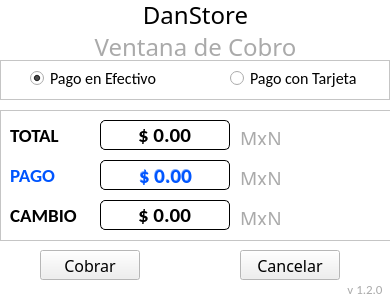
<?xml version="1.0" encoding="UTF-8"?>
<ui version="4.0">
 <class>MainWindow</class>
 <widget class="QMainWindow" name="MainWindow">
  <property name="geometry">
   <rect>
    <x>0</x>
    <y>0</y>
    <width>390</width>
    <height>300</height>
   </rect>
  </property>
  <property name="minimumSize">
   <size>
    <width>390</width>
    <height>260</height>
   </size>
  </property>
  <property name="maximumSize">
   <size>
    <width>390</width>
    <height>300</height>
   </size>
  </property>
  <property name="palette">
   <palette>
    <active>
     <colorrole role="Base">
      <brush brushstyle="SolidPattern">
       <color alpha="255">
        <red>255</red>
        <green>255</green>
        <blue>255</blue>
       </color>
      </brush>
     </colorrole>
     <colorrole role="Window">
      <brush brushstyle="SolidPattern">
       <color alpha="255">
        <red>255</red>
        <green>255</green>
        <blue>255</blue>
       </color>
      </brush>
     </colorrole>
    </active>
    <inactive>
     <colorrole role="Base">
      <brush brushstyle="SolidPattern">
       <color alpha="255">
        <red>255</red>
        <green>255</green>
        <blue>255</blue>
       </color>
      </brush>
     </colorrole>
     <colorrole role="Window">
      <brush brushstyle="SolidPattern">
       <color alpha="255">
        <red>255</red>
        <green>255</green>
        <blue>255</blue>
       </color>
      </brush>
     </colorrole>
    </inactive>
    <disabled>
     <colorrole role="Base">
      <brush brushstyle="SolidPattern">
       <color alpha="255">
        <red>255</red>
        <green>255</green>
        <blue>255</blue>
       </color>
      </brush>
     </colorrole>
     <colorrole role="Window">
      <brush brushstyle="SolidPattern">
       <color alpha="255">
        <red>255</red>
        <green>255</green>
        <blue>255</blue>
       </color>
      </brush>
     </colorrole>
    </disabled>
   </palette>
  </property>
  <property name="windowTitle">
   <string>Ventana de Cobro</string>
  </property>
  <widget class="QWidget" name="centralwidget">
   <widget class="QFrame" name="fr_Accion">
    <property name="geometry">
     <rect>
      <x>0</x>
      <y>60</y>
      <width>390</width>
      <height>40</height>
     </rect>
    </property>
    <property name="frameShape">
     <enum>QFrame::StyledPanel</enum>
    </property>
    <property name="frameShadow">
     <enum>QFrame::Raised</enum>
    </property>
    <widget class="QRadioButton" name="b_efectivo">
     <property name="geometry">
      <rect>
       <x>30</x>
       <y>10</y>
       <width>131</width>
       <height>17</height>
      </rect>
     </property>
     <property name="font">
      <font>
       <family>Calibri</family>
       <pointsize>12</pointsize>
      </font>
     </property>
     <property name="focusPolicy">
      <enum>Qt::StrongFocus</enum>
     </property>
     <property name="text">
      <string>Pago en Efectivo</string>
     </property>
     <property name="checked">
      <bool>true</bool>
     </property>
    </widget>
    <widget class="QRadioButton" name="b_tarjeta">
     <property name="geometry">
      <rect>
       <x>230</x>
       <y>10</y>
       <width>131</width>
       <height>17</height>
      </rect>
     </property>
     <property name="font">
      <font>
       <family>Calibri</family>
       <pointsize>12</pointsize>
      </font>
     </property>
     <property name="focusPolicy">
      <enum>Qt::StrongFocus</enum>
     </property>
     <property name="text">
      <string>Pago con Tarjeta</string>
     </property>
     <property name="checked">
      <bool>false</bool>
     </property>
    </widget>
   </widget>
   <widget class="QLabel" name="L2">
    <property name="geometry">
     <rect>
      <x>0</x>
      <y>30</y>
      <width>391</width>
      <height>30</height>
     </rect>
    </property>
    <property name="font">
     <font>
      <family>Swis721 LtCn BT</family>
      <pointsize>18</pointsize>
     </font>
    </property>
    <property name="frameShadow">
     <enum>QFrame::Plain</enum>
    </property>
    <property name="midLineWidth">
     <number>0</number>
    </property>
    <property name="text">
     <string>&lt;html&gt;&lt;head/&gt;&lt;body&gt;&lt;p&gt;&lt;span style=&quot; color:#aaaaaa;&quot;&gt;Ventana de Cobro&lt;/span&gt;&lt;/p&gt;&lt;/body&gt;&lt;/html&gt;</string>
    </property>
    <property name="alignment">
     <set>Qt::AlignCenter</set>
    </property>
   </widget>
   <widget class="QLabel" name="L1">
    <property name="geometry">
     <rect>
      <x>0</x>
      <y>0</y>
      <width>391</width>
      <height>30</height>
     </rect>
    </property>
    <property name="font">
     <font>
      <family>Impact</family>
      <pointsize>18</pointsize>
     </font>
    </property>
    <property name="text">
     <string>DanStore</string>
    </property>
    <property name="alignment">
     <set>Qt::AlignCenter</set>
    </property>
   </widget>
   <widget class="QFrame" name="frame">
    <property name="geometry">
     <rect>
      <x>0</x>
      <y>110</y>
      <width>391</width>
      <height>131</height>
     </rect>
    </property>
    <property name="frameShape">
     <enum>QFrame::StyledPanel</enum>
    </property>
    <property name="frameShadow">
     <enum>QFrame::Raised</enum>
    </property>
    <widget class="QLabel" name="L_Total">
     <property name="geometry">
      <rect>
       <x>10</x>
       <y>15</y>
       <width>80</width>
       <height>21</height>
      </rect>
     </property>
     <property name="font">
      <font>
       <family>Calibri</family>
       <pointsize>14</pointsize>
       <weight>75</weight>
       <bold>true</bold>
      </font>
     </property>
     <property name="styleSheet">
      <string notr="true"/>
     </property>
     <property name="text">
      <string>TOTAL</string>
     </property>
     <property name="alignment">
      <set>Qt::AlignLeading|Qt::AlignLeft|Qt::AlignVCenter</set>
     </property>
    </widget>
    <widget class="QLineEdit" name="D_Total">
     <property name="geometry">
      <rect>
       <x>100</x>
       <y>10</y>
       <width>130</width>
       <height>30</height>
      </rect>
     </property>
     <property name="palette">
      <palette>
       <active>
        <colorrole role="Text">
         <brush brushstyle="SolidPattern">
          <color alpha="255">
           <red>0</red>
           <green>0</green>
           <blue>0</blue>
          </color>
         </brush>
        </colorrole>
       </active>
       <inactive>
        <colorrole role="Text">
         <brush brushstyle="SolidPattern">
          <color alpha="255">
           <red>0</red>
           <green>0</green>
           <blue>0</blue>
          </color>
         </brush>
        </colorrole>
       </inactive>
       <disabled>
        <colorrole role="Text">
         <brush brushstyle="SolidPattern">
          <color alpha="255">
           <red>120</red>
           <green>120</green>
           <blue>120</blue>
          </color>
         </brush>
        </colorrole>
       </disabled>
      </palette>
     </property>
     <property name="font">
      <font>
       <family>Calibri</family>
       <pointsize>16</pointsize>
       <weight>75</weight>
       <bold>true</bold>
      </font>
     </property>
     <property name="styleSheet">
      <string notr="true">QLineEdit {
     border-width: 1px;
     border-style: solid;
     border-radius: 5px;
 }</string>
     </property>
     <property name="text">
      <string>$ 0.00</string>
     </property>
     <property name="alignment">
      <set>Qt::AlignCenter</set>
     </property>
    </widget>
    <widget class="QLineEdit" name="D_Pago">
     <property name="geometry">
      <rect>
       <x>100</x>
       <y>50</y>
       <width>130</width>
       <height>30</height>
      </rect>
     </property>
     <property name="palette">
      <palette>
       <active>
        <colorrole role="Button">
         <brush brushstyle="SolidPattern">
          <color alpha="0">
           <red>255</red>
           <green>255</green>
           <blue>255</blue>
          </color>
         </brush>
        </colorrole>
        <colorrole role="Text">
         <brush brushstyle="SolidPattern">
          <color alpha="0">
           <red>0</red>
           <green>85</green>
           <blue>255</blue>
          </color>
         </brush>
        </colorrole>
        <colorrole role="Base">
         <brush brushstyle="SolidPattern">
          <color alpha="0">
           <red>255</red>
           <green>255</green>
           <blue>255</blue>
          </color>
         </brush>
        </colorrole>
        <colorrole role="Window">
         <brush brushstyle="SolidPattern">
          <color alpha="0">
           <red>255</red>
           <green>255</green>
           <blue>255</blue>
          </color>
         </brush>
        </colorrole>
       </active>
       <inactive>
        <colorrole role="Button">
         <brush brushstyle="SolidPattern">
          <color alpha="0">
           <red>255</red>
           <green>255</green>
           <blue>255</blue>
          </color>
         </brush>
        </colorrole>
        <colorrole role="Text">
         <brush brushstyle="SolidPattern">
          <color alpha="0">
           <red>0</red>
           <green>85</green>
           <blue>255</blue>
          </color>
         </brush>
        </colorrole>
        <colorrole role="Base">
         <brush brushstyle="SolidPattern">
          <color alpha="0">
           <red>255</red>
           <green>255</green>
           <blue>255</blue>
          </color>
         </brush>
        </colorrole>
        <colorrole role="Window">
         <brush brushstyle="SolidPattern">
          <color alpha="0">
           <red>255</red>
           <green>255</green>
           <blue>255</blue>
          </color>
         </brush>
        </colorrole>
       </inactive>
       <disabled>
        <colorrole role="Button">
         <brush brushstyle="SolidPattern">
          <color alpha="0">
           <red>255</red>
           <green>255</green>
           <blue>255</blue>
          </color>
         </brush>
        </colorrole>
        <colorrole role="Text">
         <brush brushstyle="SolidPattern">
          <color alpha="255">
           <red>120</red>
           <green>120</green>
           <blue>120</blue>
          </color>
         </brush>
        </colorrole>
        <colorrole role="Base">
         <brush brushstyle="SolidPattern">
          <color alpha="0">
           <red>255</red>
           <green>255</green>
           <blue>255</blue>
          </color>
         </brush>
        </colorrole>
        <colorrole role="Window">
         <brush brushstyle="SolidPattern">
          <color alpha="0">
           <red>255</red>
           <green>255</green>
           <blue>255</blue>
          </color>
         </brush>
        </colorrole>
       </disabled>
      </palette>
     </property>
     <property name="font">
      <font>
       <family>Calibri</family>
       <pointsize>16</pointsize>
       <weight>75</weight>
       <bold>true</bold>
      </font>
     </property>
     <property name="styleSheet">
      <string notr="true">QLineEdit {
	background-color:  rgba(255, 255, 255, 0);
     border-width: 1px;
     border-style: solid;
     border-radius: 5px;
 }</string>
     </property>
     <property name="text">
      <string/>
     </property>
     <property name="maxLength">
      <number>10</number>
     </property>
     <property name="alignment">
      <set>Qt::AlignCenter</set>
     </property>
     <property name="placeholderText">
      <string>$ 0.00</string>
     </property>
     <property name="clearButtonEnabled">
      <bool>true</bool>
     </property>
    </widget>
    <widget class="QLabel" name="L_Pago">
     <property name="geometry">
      <rect>
       <x>10</x>
       <y>55</y>
       <width>80</width>
       <height>21</height>
      </rect>
     </property>
     <property name="font">
      <font>
       <family>Calibri</family>
       <pointsize>14</pointsize>
       <weight>75</weight>
       <bold>true</bold>
      </font>
     </property>
     <property name="styleSheet">
      <string notr="true">color: rgb(0, 85, 255);</string>
     </property>
     <property name="text">
      <string>PAGO</string>
     </property>
     <property name="alignment">
      <set>Qt::AlignLeading|Qt::AlignLeft|Qt::AlignVCenter</set>
     </property>
    </widget>
    <widget class="QLineEdit" name="D_Cambio">
     <property name="geometry">
      <rect>
       <x>100</x>
       <y>90</y>
       <width>130</width>
       <height>30</height>
      </rect>
     </property>
     <property name="palette">
      <palette>
       <active>
        <colorrole role="Text">
         <brush brushstyle="SolidPattern">
          <color alpha="255">
           <red>0</red>
           <green>0</green>
           <blue>0</blue>
          </color>
         </brush>
        </colorrole>
       </active>
       <inactive>
        <colorrole role="Text">
         <brush brushstyle="SolidPattern">
          <color alpha="255">
           <red>0</red>
           <green>0</green>
           <blue>0</blue>
          </color>
         </brush>
        </colorrole>
       </inactive>
       <disabled>
        <colorrole role="Text">
         <brush brushstyle="SolidPattern">
          <color alpha="255">
           <red>120</red>
           <green>120</green>
           <blue>120</blue>
          </color>
         </brush>
        </colorrole>
       </disabled>
      </palette>
     </property>
     <property name="font">
      <font>
       <family>Calibri</family>
       <pointsize>16</pointsize>
       <weight>75</weight>
       <bold>true</bold>
      </font>
     </property>
     <property name="styleSheet">
      <string notr="true">QLineEdit {
     border-width: 1px;
     border-style: solid;
     border-radius: 5px;
 }</string>
     </property>
     <property name="text">
      <string>$ 0.00</string>
     </property>
     <property name="alignment">
      <set>Qt::AlignCenter</set>
     </property>
    </widget>
    <widget class="QLabel" name="L_Cambio">
     <property name="geometry">
      <rect>
       <x>10</x>
       <y>95</y>
       <width>80</width>
       <height>21</height>
      </rect>
     </property>
     <property name="font">
      <font>
       <family>Calibri</family>
       <pointsize>14</pointsize>
       <weight>75</weight>
       <bold>true</bold>
      </font>
     </property>
     <property name="styleSheet">
      <string notr="true"/>
     </property>
     <property name="text">
      <string>CAMBIO</string>
     </property>
     <property name="alignment">
      <set>Qt::AlignLeading|Qt::AlignLeft|Qt::AlignVCenter</set>
     </property>
    </widget>
    <widget class="QLabel" name="L3">
     <property name="geometry">
      <rect>
       <x>240</x>
       <y>15</y>
       <width>41</width>
       <height>20</height>
      </rect>
     </property>
     <property name="font">
      <font>
       <family>Swis721 LtCn BT</family>
       <pointsize>14</pointsize>
      </font>
     </property>
     <property name="text">
      <string>&lt;html&gt;&lt;head/&gt;&lt;body&gt;&lt;p&gt;&lt;span style=&quot; color:#aaaaaa;&quot;&gt;MxN&lt;/span&gt;&lt;/p&gt;&lt;/body&gt;&lt;/html&gt;</string>
     </property>
    </widget>
    <widget class="QLabel" name="L4">
     <property name="geometry">
      <rect>
       <x>240</x>
       <y>55</y>
       <width>41</width>
       <height>20</height>
      </rect>
     </property>
     <property name="font">
      <font>
       <family>Swis721 LtCn BT</family>
       <pointsize>14</pointsize>
      </font>
     </property>
     <property name="text">
      <string>&lt;html&gt;&lt;head/&gt;&lt;body&gt;&lt;p&gt;&lt;span style=&quot; color:#aaaaaa;&quot;&gt;MxN&lt;/span&gt;&lt;/p&gt;&lt;/body&gt;&lt;/html&gt;</string>
     </property>
    </widget>
    <widget class="QLabel" name="L5">
     <property name="geometry">
      <rect>
       <x>240</x>
       <y>95</y>
       <width>41</width>
       <height>20</height>
      </rect>
     </property>
     <property name="font">
      <font>
       <family>Swis721 LtCn BT</family>
       <pointsize>14</pointsize>
      </font>
     </property>
     <property name="text">
      <string>&lt;html&gt;&lt;head/&gt;&lt;body&gt;&lt;p&gt;&lt;span style=&quot; color:#aaaaaa;&quot;&gt;MxN&lt;/span&gt;&lt;/p&gt;&lt;/body&gt;&lt;/html&gt;</string>
     </property>
    </widget>
   </widget>
   <widget class="QLabel" name="L6">
    <property name="geometry">
     <rect>
      <x>340</x>
      <y>280</y>
      <width>50</width>
      <height>20</height>
     </rect>
    </property>
    <property name="font">
     <font>
      <family>Calibri</family>
      <pointsize>14</pointsize>
     </font>
    </property>
    <property name="text">
     <string>&lt;html&gt;&lt;head/&gt;&lt;body&gt;&lt;p&gt;&lt;span style=&quot; font-size:10pt; color:#aaaaaa;&quot;&gt;v 1.2.0&lt;/span&gt;&lt;/p&gt;&lt;/body&gt;&lt;/html&gt;</string>
    </property>
    <property name="alignment">
     <set>Qt::AlignCenter</set>
    </property>
   </widget>
   <widget class="QPushButton" name="b_Cobrar">
    <property name="geometry">
     <rect>
      <x>40</x>
      <y>250</y>
      <width>100</width>
      <height>30</height>
     </rect>
    </property>
    <property name="font">
     <font>
      <family>Swis721 LtCn BT</family>
      <pointsize>12</pointsize>
     </font>
    </property>
    <property name="focusPolicy">
     <enum>Qt::StrongFocus</enum>
    </property>
    <property name="text">
     <string>Cobrar</string>
    </property>
    <property name="autoDefault">
     <bool>true</bool>
    </property>
   </widget>
   <widget class="QPushButton" name="b_Cancelar">
    <property name="geometry">
     <rect>
      <x>240</x>
      <y>250</y>
      <width>100</width>
      <height>30</height>
     </rect>
    </property>
    <property name="font">
     <font>
      <family>Swis721 LtCn BT</family>
      <pointsize>12</pointsize>
     </font>
    </property>
    <property name="focusPolicy">
     <enum>Qt::StrongFocus</enum>
    </property>
    <property name="text">
     <string>Cancelar</string>
    </property>
    <property name="autoDefault">
     <bool>true</bool>
    </property>
   </widget>
   <widget class="QLabel" name="L_Mascara">
    <property name="geometry">
     <rect>
      <x>100</x>
      <y>165</y>
      <width>131</width>
      <height>21</height>
     </rect>
    </property>
    <property name="font">
     <font>
      <family>Calibri</family>
      <pointsize>16</pointsize>
      <weight>75</weight>
      <bold>true</bold>
     </font>
    </property>
    <property name="styleSheet">
     <string notr="true">color: rgb(0, 85, 255);</string>
    </property>
    <property name="text">
     <string>$ 0.00</string>
    </property>
    <property name="alignment">
     <set>Qt::AlignCenter</set>
    </property>
   </widget>
   <zorder>L_Mascara</zorder>
   <zorder>fr_Accion</zorder>
   <zorder>L2</zorder>
   <zorder>L1</zorder>
   <zorder>frame</zorder>
   <zorder>L6</zorder>
   <zorder>b_Cobrar</zorder>
   <zorder>b_Cancelar</zorder>
  </widget>
 </widget>
 <tabstops>
  <tabstop>b_efectivo</tabstop>
  <tabstop>b_tarjeta</tabstop>
  <tabstop>D_Total</tabstop>
  <tabstop>D_Pago</tabstop>
  <tabstop>D_Cambio</tabstop>
  <tabstop>b_Cobrar</tabstop>
  <tabstop>b_Cancelar</tabstop>
 </tabstops>
 <resources/>
 <connections/>
</ui>
